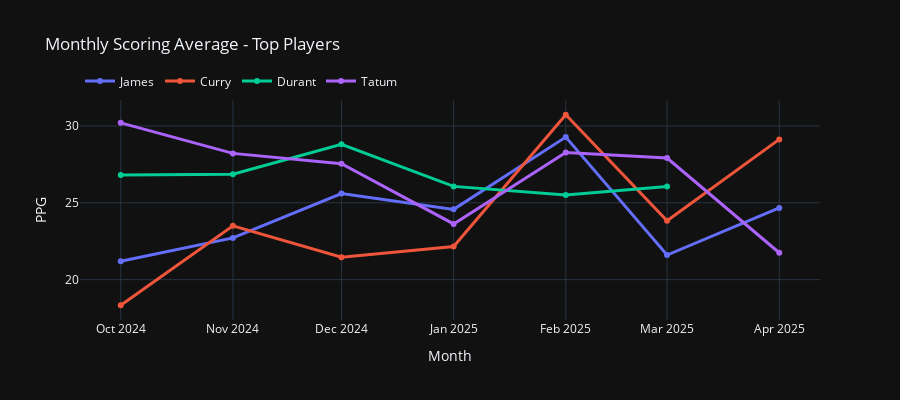

The cell this chart's notebook holds for it:
### Markdown cell above
## Season Trends - All Star Players

### Code cell
# Monthly scoring trends for top players
top_players = ['LeBron James', 'Stephen Curry', 'Kevin Durant', 'Luka Doncic', 'Jayson Tatum']

fig = go.Figure()

for i, player in enumerate(top_players):
    player_data = current_season[current_season['PLAYER_NAME'] == player].copy()
    if len(player_data) > 0:
        player_data['month'] = player_data['_date'].dt.to_period('M')
        monthly = player_data.groupby('month')['PTS'].mean()
        
        fig.add_trace(go.Scatter(
            x=[str(m) for m in monthly.index],
            y=monthly.values,
            mode='lines+markers',
            name=player.split()[-1],
            line=dict(width=3)
        ))

fig.update_layout(
    title='Monthly Scoring Average - Top Players',
    xaxis_title='Month',
    yaxis_title='PPG',
    template='plotly_dark',
    height=400,
    legend=dict(orientation='h', yanchor='bottom', y=1.02)
)
fig.show()

### Figure 1 — Plotly figure (JSON) as saved in the notebook; plotly's stock layout.template omitted (floating-point values rounded to 4 significant figures)
{"data": [{"line": {"width": 3}, "mode": "lines+markers", "name": "James", "type": "scatter", "x": ["2024-10", "2024-11", "2024-12", "2025-01", "2025-02", "2025-03", "2025-04"], "y": [21.2, 22.71, 25.6, 24.57, 29.27, 21.6, 24.67]}, {"line": {"width": 3}, "mode": "lines+markers", "name": "Curry", "type": "scatter", "x": ["2024-10", "2024-11", "2024-12", "2025-01", "2025-02", "2025-03", "2025-04"], "y": [18.33, 23.5, 21.45, 22.15, 30.73, 23.83, 29.12]}, {"line": {"width": 3}, "mode": "lines+markers", "name": "Durant", "type": "scatter", "x": ["2024-10", "2024-11", "2024-12", "2025-01", "2025-02", "2025-03"], "y": [26.8, 26.86, 28.8, 26.07, 25.5, 26.07]}, {"line": {"width": 3}, "mode": "lines+markers", "name": "Tatum", "type": "scatter", "x": ["2024-10", "2024-11", "2024-12", "2025-01", "2025-02", "2025-03", "2025-04"], "y": [30.2, 28.21, 27.55, 23.62, 28.27, 27.91, 21.75]}], "layout": {"height": 400, "legend": {"orientation": "h", "y": 1.02, "yanchor": "bottom"}, "title": {"text": "Monthly Scoring Average - Top Players"}, "xaxis": {"title": {"text": "Month"}}, "yaxis": {"title": {"text": "PPG"}}}}
